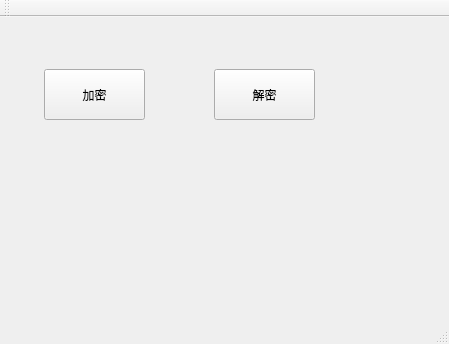
<?xml version="1.0" encoding="UTF-8"?>
<ui version="4.0">
 <class>MainWindow</class>
 <widget class="QMainWindow" name="MainWindow">
  <property name="geometry">
   <rect>
    <x>0</x>
    <y>0</y>
    <width>449</width>
    <height>344</height>
   </rect>
  </property>
  <property name="windowTitle">
   <string>MainWindow</string>
  </property>
  <widget class="QWidget" name="centralWidget">
   <widget class="QPushButton" name="pushButton">
    <property name="geometry">
     <rect>
      <x>44</x>
      <y>52</y>
      <width>101</width>
      <height>51</height>
     </rect>
    </property>
    <property name="text">
     <string>加密</string>
    </property>
   </widget>
   <widget class="QPushButton" name="pushButton_2">
    <property name="geometry">
     <rect>
      <x>214</x>
      <y>52</y>
      <width>101</width>
      <height>51</height>
     </rect>
    </property>
    <property name="text">
     <string>解密</string>
    </property>
   </widget>
  </widget>
  <widget class="QMenuBar" name="menuBar">
   <property name="geometry">
    <rect>
     <x>0</x>
     <y>0</y>
     <width>449</width>
     <height>23</height>
    </rect>
   </property>
  </widget>
  <widget class="QToolBar" name="mainToolBar">
   <attribute name="toolBarArea">
    <enum>TopToolBarArea</enum>
   </attribute>
   <attribute name="toolBarBreak">
    <bool>false</bool>
   </attribute>
  </widget>
  <widget class="QStatusBar" name="statusBar"/>
 </widget>
 <layoutdefault spacing="6" margin="11"/>
 <resources/>
 <connections/>
</ui>
